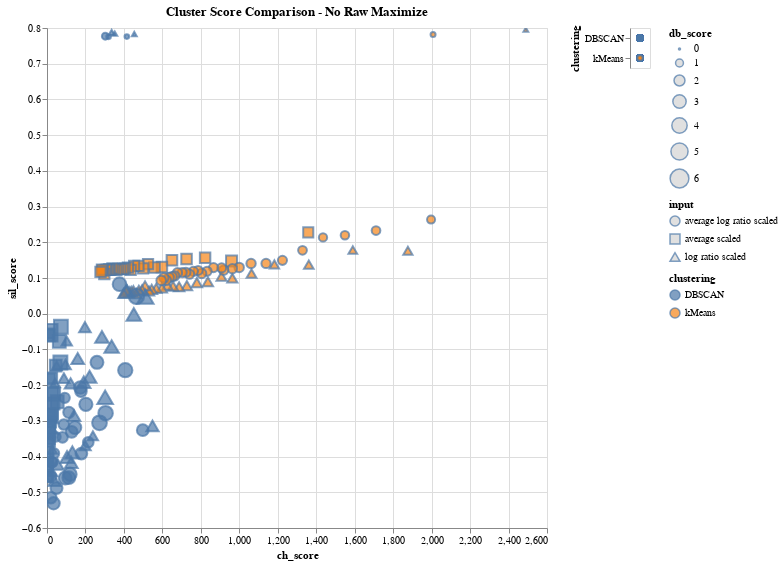

The notebook cell this image was saved under:
### Markdown cell above
***Notes***

- Using sse on the x-axis favorably indicates that higher k-values is optimal (makes sense given that sse calculates distances from points to centroids)
- **With Log ratio** --> k = 27, 28, 29
- **With Average Scaled** --> same k as above had the lowest sse, but the minimum db scores were noted at k = 21, 16, 20
    - Interesting to note: the differences in sse were less notable in average scaled data than log ratio
- **Average Log Ratio Scaled** --> dense group of k = upper 20s that have low db score and low sse

### Code cell
# REVERSE VISUALIZATION METRICS
# Data: Average Scaled, Log Ratio Scaled
data = df_clustering_noRaw_metrics
domain = ['kMeans', 'DBSCAN']
title = "Cluster Score Comparison - No Raw Maximize"

# Maximize position (top right corner)
x_axis = 'ch_score:Q'
y_axis = 'sil_score:Q'
    
# minimize size and gradient
size = 'db_score:Q'
gradient = None

plot_comparison_plot(data, domain, title, x_axis, y_axis, size, gradient)

### Figure 1 — Vega-Lite specification as saved in the notebook (floating-point values rounded to 4 significant figures; data arrays with more than 128 entries replaced by an {"elided": "..."} marker saying what was removed)
{"config": {"view": {"continuousWidth": 400, "continuousHeight": 300}}, "hconcat": [{"mark": {"type": "point", "strokeOpacity": 1.0}, "encoding": {"fill": {"condition": {"type": "nominal", "field": "clustering", "selection": "selector220"}, "value": "lightgray"}, "shape": {"type": "nominal", "field": "input"}, "size": {"type": "quantitative", "field": "db_score"}, "tooltip": [{"type": "nominal", "field": "input"}, {"type": "nominal", "field": "clustering"}, {"type": "nominal", "field": "n_clusters"}, {"type": "quantitative", "field": "sse_score"}, {"type": "quantitative", "field": "db_score"}, {"type": "quantitative", "field": "ch_score"}, {"type": "quantitative", "field": "sil_score"}, {"type": "quantitative", "field": "eps"}, {"type": "quantitative", "field": "min_samples"}], "x": {"type": "quantitative", "field": "ch_score"}, "y": {"type": "quantitative", "field": "sil_score"}}, "height": 500, "selection": {"selector221": {"type": "interval", "bind": "scales", "encodings": ["x", "y"]}, "selector220": {"type": "multi", "fields": ["clustering"]}}, "title": "Cluster Score Comparison - No Raw Maximize", "width": 500}, {"mark": "point", "encoding": {"fill": {"condition": {"type": "nominal", "field": "clustering", "selection": "selector220"}, "value": "lightgray"}, "y": {"type": "nominal", "axis": {"orient": "left"}, "field": "clustering"}}, "selection": {"selector220": {"type": "multi", "fields": ["clustering"]}}}], "data": {"name": "data-36e9126f993e06aeec98a8509aa49ed2"}, "$schema": "https://vega.github.io/schema/vega-lite/v4.8.1.json", "datasets": {"data-36e9126f993e06aeec98a8509aa49ed2": {"elided": "180 records"}}}
